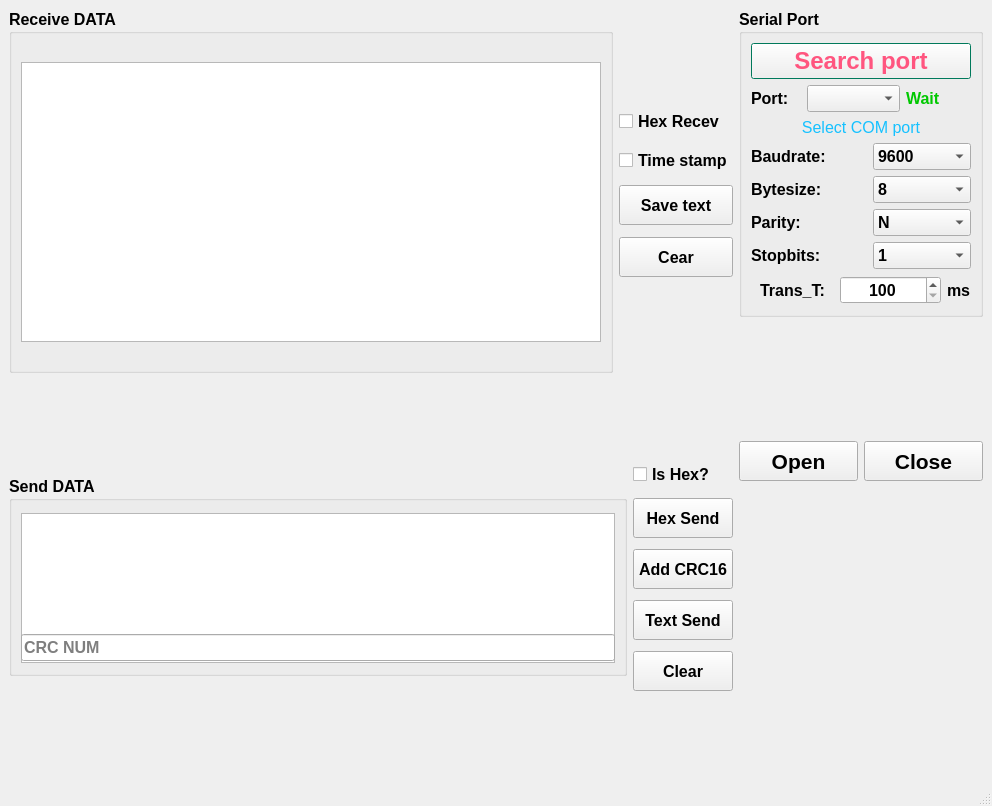
<?xml version="1.0" encoding="UTF-8"?>
<ui version="4.0">
 <class>MainWindow</class>
 <widget class="QMainWindow" name="MainWindow">
  <property name="geometry">
   <rect>
    <x>0</x>
    <y>0</y>
    <width>992</width>
    <height>806</height>
   </rect>
  </property>
  <property name="windowTitle">
   <string>MainWindow</string>
  </property>
  <property name="windowIcon">
   <iconset resource="qpprcc.qrc">
    <normaloff>:/icons/icons/port_ico.ico</normaloff>:/icons/icons/port_ico.ico</iconset>
  </property>
  <property name="iconSize">
   <size>
    <width>128</width>
    <height>128</height>
   </size>
  </property>
  <widget class="QWidget" name="centralwidget">
   <layout class="QGridLayout" name="gridLayout_7">
    <item row="0" column="0">
     <layout class="QGridLayout" name="gridLayout_6">
      <item row="0" column="0" rowspan="2">
       <layout class="QGridLayout" name="gridLayout_4">
        <item row="0" column="0">
         <widget class="QGroupBox" name="groupBox_2">
          <property name="sizePolicy">
           <sizepolicy hsizetype="Expanding" vsizetype="Expanding">
            <horstretch>0</horstretch>
            <verstretch>0</verstretch>
           </sizepolicy>
          </property>
          <property name="minimumSize">
           <size>
            <width>0</width>
            <height>0</height>
           </size>
          </property>
          <property name="maximumSize">
           <size>
            <width>16777215</width>
            <height>16000</height>
           </size>
          </property>
          <property name="font">
           <font>
            <family>Arial</family>
            <pointsize>12</pointsize>
            <weight>75</weight>
            <bold>true</bold>
           </font>
          </property>
          <property name="title">
           <string>Receive DATA</string>
          </property>
          <layout class="QGridLayout" name="gridLayout_3">
           <property name="leftMargin">
            <number>9</number>
           </property>
           <property name="topMargin">
            <number>12</number>
           </property>
           <property name="bottomMargin">
            <number>12</number>
           </property>
           <item row="0" column="1">
            <widget class="QTextEdit" name="recv_data">
             <property name="minimumSize">
              <size>
               <width>450</width>
               <height>250</height>
              </size>
             </property>
             <property name="maximumSize">
              <size>
               <width>16777215</width>
               <height>280</height>
              </size>
             </property>
             <property name="palette">
              <palette>
               <active>
                <colorrole role="Text">
                 <brush brushstyle="SolidPattern">
                  <color alpha="255">
                   <red>255</red>
                   <green>85</green>
                   <blue>176</blue>
                  </color>
                 </brush>
                </colorrole>
                <colorrole role="PlaceholderText">
                 <brush brushstyle="SolidPattern">
                  <color alpha="128">
                   <red>255</red>
                   <green>85</green>
                   <blue>176</blue>
                  </color>
                 </brush>
                </colorrole>
               </active>
               <inactive>
                <colorrole role="Text">
                 <brush brushstyle="SolidPattern">
                  <color alpha="255">
                   <red>255</red>
                   <green>85</green>
                   <blue>176</blue>
                  </color>
                 </brush>
                </colorrole>
                <colorrole role="PlaceholderText">
                 <brush brushstyle="SolidPattern">
                  <color alpha="128">
                   <red>255</red>
                   <green>85</green>
                   <blue>176</blue>
                  </color>
                 </brush>
                </colorrole>
               </inactive>
               <disabled>
                <colorrole role="Text">
                 <brush brushstyle="SolidPattern">
                  <color alpha="255">
                   <red>120</red>
                   <green>120</green>
                   <blue>120</blue>
                  </color>
                 </brush>
                </colorrole>
                <colorrole role="PlaceholderText">
                 <brush brushstyle="SolidPattern">
                  <color alpha="128">
                   <red>0</red>
                   <green>0</green>
                   <blue>0</blue>
                  </color>
                 </brush>
                </colorrole>
               </disabled>
              </palette>
             </property>
             <property name="font">
              <font>
               <family>Arial</family>
               <pointsize>16</pointsize>
               <weight>50</weight>
               <bold>false</bold>
              </font>
             </property>
            </widget>
           </item>
          </layout>
         </widget>
        </item>
        <item row="0" column="1">
         <layout class="QVBoxLayout" name="verticalLayout_3">
          <item>
           <spacer name="verticalSpacer">
            <property name="orientation">
             <enum>Qt::Vertical</enum>
            </property>
            <property name="sizeHint" stdset="0">
             <size>
              <width>20</width>
              <height>58</height>
             </size>
            </property>
           </spacer>
          </item>
          <item>
           <layout class="QVBoxLayout" name="verticalLayout_2">
            <property name="spacing">
             <number>12</number>
            </property>
            <item>
             <widget class="QCheckBox" name="Hex_check">
              <property name="sizePolicy">
               <sizepolicy hsizetype="Minimum" vsizetype="Fixed">
                <horstretch>0</horstretch>
                <verstretch>0</verstretch>
               </sizepolicy>
              </property>
              <property name="minimumSize">
               <size>
                <width>100</width>
                <height>30</height>
               </size>
              </property>
              <property name="font">
               <font>
                <family>Arial</family>
                <pointsize>12</pointsize>
                <weight>75</weight>
                <bold>true</bold>
               </font>
              </property>
              <property name="text">
               <string>Hex Recev</string>
              </property>
             </widget>
            </item>
            <item>
             <widget class="QCheckBox" name="time_stamp">
              <property name="font">
               <font>
                <family>Arial</family>
                <pointsize>12</pointsize>
                <weight>75</weight>
                <bold>true</bold>
               </font>
              </property>
              <property name="text">
               <string>Time stamp</string>
              </property>
             </widget>
            </item>
            <item>
             <widget class="QPushButton" name="save_text">
              <property name="sizePolicy">
               <sizepolicy hsizetype="Minimum" vsizetype="Fixed">
                <horstretch>0</horstretch>
                <verstretch>0</verstretch>
               </sizepolicy>
              </property>
              <property name="minimumSize">
               <size>
                <width>100</width>
                <height>40</height>
               </size>
              </property>
              <property name="font">
               <font>
                <family>Arial</family>
                <pointsize>12</pointsize>
                <weight>75</weight>
                <bold>true</bold>
               </font>
              </property>
              <property name="text">
               <string>Save text</string>
              </property>
             </widget>
            </item>
            <item>
             <widget class="QPushButton" name="clear_recv">
              <property name="sizePolicy">
               <sizepolicy hsizetype="Minimum" vsizetype="Fixed">
                <horstretch>0</horstretch>
                <verstretch>0</verstretch>
               </sizepolicy>
              </property>
              <property name="minimumSize">
               <size>
                <width>100</width>
                <height>40</height>
               </size>
              </property>
              <property name="font">
               <font>
                <family>Arial</family>
                <pointsize>12</pointsize>
                <weight>75</weight>
                <bold>true</bold>
               </font>
              </property>
              <property name="text">
               <string>Cear</string>
              </property>
             </widget>
            </item>
           </layout>
          </item>
          <item>
           <spacer name="verticalSpacer_2">
            <property name="orientation">
             <enum>Qt::Vertical</enum>
            </property>
            <property name="sizeHint" stdset="0">
             <size>
              <width>20</width>
              <height>40</height>
             </size>
            </property>
           </spacer>
          </item>
         </layout>
        </item>
       </layout>
      </item>
      <item row="0" column="1">
       <widget class="QGroupBox" name="groupBox">
        <property name="sizePolicy">
         <sizepolicy hsizetype="Minimum" vsizetype="Preferred">
          <horstretch>0</horstretch>
          <verstretch>0</verstretch>
         </sizepolicy>
        </property>
        <property name="minimumSize">
         <size>
          <width>200</width>
          <height>300</height>
         </size>
        </property>
        <property name="font">
         <font>
          <family>Arial</family>
          <pointsize>12</pointsize>
          <weight>75</weight>
          <bold>true</bold>
         </font>
        </property>
        <property name="title">
         <string>Serial Port</string>
        </property>
        <layout class="QGridLayout" name="gridLayout_5">
         <item row="0" column="0" colspan="6">
          <widget class="QPushButton" name="search_port">
           <property name="sizePolicy">
            <sizepolicy hsizetype="Preferred" vsizetype="Fixed">
             <horstretch>0</horstretch>
             <verstretch>0</verstretch>
            </sizepolicy>
           </property>
           <property name="minimumSize">
            <size>
             <width>200</width>
             <height>0</height>
            </size>
           </property>
           <property name="palette">
            <palette>
             <active>
              <colorrole role="ButtonText">
               <brush brushstyle="SolidPattern">
                <color alpha="255">
                 <red>255</red>
                 <green>85</green>
                 <blue>127</blue>
                </color>
               </brush>
              </colorrole>
              <colorrole role="Base">
               <brush brushstyle="SolidPattern">
                <color alpha="255">
                 <red>0</red>
                 <green>170</green>
                 <blue>255</blue>
                </color>
               </brush>
              </colorrole>
              <colorrole role="Window">
               <brush brushstyle="SolidPattern">
                <color alpha="255">
                 <red>0</red>
                 <green>170</green>
                 <blue>127</blue>
                </color>
               </brush>
              </colorrole>
              <colorrole role="PlaceholderText">
               <brush brushstyle="SolidPattern">
                <color alpha="128">
                 <red>255</red>
                 <green>85</green>
                 <blue>127</blue>
                </color>
               </brush>
              </colorrole>
             </active>
             <inactive>
              <colorrole role="ButtonText">
               <brush brushstyle="SolidPattern">
                <color alpha="255">
                 <red>255</red>
                 <green>85</green>
                 <blue>127</blue>
                </color>
               </brush>
              </colorrole>
              <colorrole role="Base">
               <brush brushstyle="SolidPattern">
                <color alpha="255">
                 <red>0</red>
                 <green>170</green>
                 <blue>255</blue>
                </color>
               </brush>
              </colorrole>
              <colorrole role="Window">
               <brush brushstyle="SolidPattern">
                <color alpha="255">
                 <red>0</red>
                 <green>170</green>
                 <blue>127</blue>
                </color>
               </brush>
              </colorrole>
              <colorrole role="PlaceholderText">
               <brush brushstyle="SolidPattern">
                <color alpha="128">
                 <red>255</red>
                 <green>85</green>
                 <blue>127</blue>
                </color>
               </brush>
              </colorrole>
             </inactive>
             <disabled>
              <colorrole role="ButtonText">
               <brush brushstyle="SolidPattern">
                <color alpha="255">
                 <red>170</red>
                 <green>255</green>
                 <blue>255</blue>
                </color>
               </brush>
              </colorrole>
              <colorrole role="Base">
               <brush brushstyle="SolidPattern">
                <color alpha="255">
                 <red>240</red>
                 <green>240</green>
                 <blue>240</blue>
                </color>
               </brush>
              </colorrole>
              <colorrole role="Window">
               <brush brushstyle="SolidPattern">
                <color alpha="255">
                 <red>0</red>
                 <green>170</green>
                 <blue>127</blue>
                </color>
               </brush>
              </colorrole>
              <colorrole role="PlaceholderText">
               <brush brushstyle="SolidPattern">
                <color alpha="128">
                 <red>0</red>
                 <green>0</green>
                 <blue>0</blue>
                </color>
               </brush>
              </colorrole>
             </disabled>
            </palette>
           </property>
           <property name="font">
            <font>
             <family>Arial</family>
             <pointsize>18</pointsize>
             <weight>75</weight>
             <bold>true</bold>
            </font>
           </property>
           <property name="text">
            <string>Search port</string>
           </property>
          </widget>
         </item>
         <item row="2" column="0" colspan="6">
          <widget class="QLabel" name="COM_info">
           <property name="sizePolicy">
            <sizepolicy hsizetype="Expanding" vsizetype="Preferred">
             <horstretch>0</horstretch>
             <verstretch>0</verstretch>
            </sizepolicy>
           </property>
           <property name="palette">
            <palette>
             <active>
              <colorrole role="WindowText">
               <brush brushstyle="SolidPattern">
                <color alpha="255">
                 <red>21</red>
                 <green>193</green>
                 <blue>255</blue>
                </color>
               </brush>
              </colorrole>
              <colorrole role="ButtonText">
               <brush brushstyle="SolidPattern">
                <color alpha="255">
                 <red>170</red>
                 <green>255</green>
                 <blue>255</blue>
                </color>
               </brush>
              </colorrole>
              <colorrole role="PlaceholderText">
               <brush brushstyle="SolidPattern">
                <color alpha="128">
                 <red>0</red>
                 <green>0</green>
                 <blue>0</blue>
                </color>
               </brush>
              </colorrole>
             </active>
             <inactive>
              <colorrole role="WindowText">
               <brush brushstyle="SolidPattern">
                <color alpha="255">
                 <red>21</red>
                 <green>193</green>
                 <blue>255</blue>
                </color>
               </brush>
              </colorrole>
              <colorrole role="ButtonText">
               <brush brushstyle="SolidPattern">
                <color alpha="255">
                 <red>170</red>
                 <green>255</green>
                 <blue>255</blue>
                </color>
               </brush>
              </colorrole>
              <colorrole role="PlaceholderText">
               <brush brushstyle="SolidPattern">
                <color alpha="128">
                 <red>0</red>
                 <green>0</green>
                 <blue>0</blue>
                </color>
               </brush>
              </colorrole>
             </inactive>
             <disabled>
              <colorrole role="WindowText">
               <brush brushstyle="SolidPattern">
                <color alpha="255">
                 <red>120</red>
                 <green>120</green>
                 <blue>120</blue>
                </color>
               </brush>
              </colorrole>
              <colorrole role="ButtonText">
               <brush brushstyle="SolidPattern">
                <color alpha="255">
                 <red>120</red>
                 <green>120</green>
                 <blue>120</blue>
                </color>
               </brush>
              </colorrole>
              <colorrole role="PlaceholderText">
               <brush brushstyle="SolidPattern">
                <color alpha="128">
                 <red>0</red>
                 <green>0</green>
                 <blue>0</blue>
                </color>
               </brush>
              </colorrole>
             </disabled>
            </palette>
           </property>
           <property name="font">
            <font>
             <family>Arial</family>
             <pointsize>12</pointsize>
             <weight>50</weight>
             <bold>false</bold>
            </font>
           </property>
           <property name="text">
            <string>Select COM port</string>
           </property>
           <property name="alignment">
            <set>Qt::AlignCenter</set>
           </property>
          </widget>
         </item>
         <item row="1" column="1" colspan="3">
          <widget class="QComboBox" name="COM_port">
           <property name="sizePolicy">
            <sizepolicy hsizetype="Fixed" vsizetype="Fixed">
             <horstretch>0</horstretch>
             <verstretch>0</verstretch>
            </sizepolicy>
           </property>
           <property name="minimumSize">
            <size>
             <width>80</width>
             <height>0</height>
            </size>
           </property>
          </widget>
         </item>
         <item row="4" column="0" colspan="2">
          <widget class="QLabel" name="label_3">
           <property name="text">
            <string>Bytesize:</string>
           </property>
          </widget>
         </item>
         <item row="3" column="0" colspan="2">
          <widget class="QLabel" name="label_2">
           <property name="text">
            <string>Baudrate:</string>
           </property>
           <property name="alignment">
            <set>Qt::AlignLeading|Qt::AlignLeft|Qt::AlignVCenter</set>
           </property>
          </widget>
         </item>
         <item row="6" column="0" colspan="2">
          <widget class="QLabel" name="label_6">
           <property name="text">
            <string>Stopbits:</string>
           </property>
          </widget>
         </item>
         <item row="6" column="3" colspan="3">
          <widget class="QComboBox" name="stopbits">
           <item>
            <property name="text">
             <string>1</string>
            </property>
           </item>
           <item>
            <property name="text">
             <string>1.5</string>
            </property>
           </item>
           <item>
            <property name="text">
             <string>2</string>
            </property>
           </item>
          </widget>
         </item>
         <item row="1" column="0">
          <widget class="QLabel" name="label">
           <property name="sizePolicy">
            <sizepolicy hsizetype="Minimum" vsizetype="Fixed">
             <horstretch>0</horstretch>
             <verstretch>0</verstretch>
            </sizepolicy>
           </property>
           <property name="minimumSize">
            <size>
             <width>50</width>
             <height>0</height>
            </size>
           </property>
           <property name="text">
            <string>Port:</string>
           </property>
           <property name="alignment">
            <set>Qt::AlignLeading|Qt::AlignLeft|Qt::AlignVCenter</set>
           </property>
          </widget>
         </item>
         <item row="4" column="3" colspan="3">
          <widget class="QComboBox" name="bytesize">
           <item>
            <property name="text">
             <string>8</string>
            </property>
           </item>
           <item>
            <property name="text">
             <string>5</string>
            </property>
           </item>
           <item>
            <property name="text">
             <string>6</string>
            </property>
           </item>
           <item>
            <property name="text">
             <string>7</string>
            </property>
           </item>
          </widget>
         </item>
         <item row="5" column="3" colspan="3">
          <widget class="QComboBox" name="parity">
           <item>
            <property name="text">
             <string>N</string>
            </property>
           </item>
           <item>
            <property name="text">
             <string>E</string>
            </property>
           </item>
           <item>
            <property name="text">
             <string>O</string>
            </property>
           </item>
           <item>
            <property name="text">
             <string>M</string>
            </property>
           </item>
           <item>
            <property name="text">
             <string>S</string>
            </property>
           </item>
          </widget>
         </item>
         <item row="5" column="0">
          <widget class="QLabel" name="label_4">
           <property name="minimumSize">
            <size>
             <width>50</width>
             <height>0</height>
            </size>
           </property>
           <property name="text">
            <string>Parity:</string>
           </property>
          </widget>
         </item>
         <item row="7" column="0" colspan="2">
          <widget class="QLabel" name="label_7">
           <property name="sizePolicy">
            <sizepolicy hsizetype="Minimum" vsizetype="Minimum">
             <horstretch>0</horstretch>
             <verstretch>0</verstretch>
            </sizepolicy>
           </property>
           <property name="minimumSize">
            <size>
             <width>30</width>
             <height>30</height>
            </size>
           </property>
           <property name="text">
            <string>Trans_T:</string>
           </property>
           <property name="alignment">
            <set>Qt::AlignCenter</set>
           </property>
          </widget>
         </item>
         <item row="3" column="3" colspan="3">
          <widget class="QComboBox" name="baudrate">
           <item>
            <property name="text">
             <string>9600</string>
            </property>
           </item>
           <item>
            <property name="text">
             <string>2400</string>
            </property>
           </item>
           <item>
            <property name="text">
             <string>4800</string>
            </property>
           </item>
           <item>
            <property name="text">
             <string>14400</string>
            </property>
           </item>
           <item>
            <property name="text">
             <string>19200</string>
            </property>
           </item>
           <item>
            <property name="text">
             <string>38400</string>
            </property>
           </item>
           <item>
            <property name="text">
             <string>57600</string>
            </property>
           </item>
           <item>
            <property name="text">
             <string>76800</string>
            </property>
           </item>
           <item>
            <property name="text">
             <string>12800</string>
            </property>
           </item>
           <item>
            <property name="text">
             <string>115200</string>
            </property>
           </item>
          </widget>
         </item>
         <item row="1" column="4">
          <widget class="QLabel" name="COM_status">
           <property name="palette">
            <palette>
             <active>
              <colorrole role="WindowText">
               <brush brushstyle="SolidPattern">
                <color alpha="255">
                 <red>0</red>
                 <green>200</green>
                 <blue>0</blue>
                </color>
               </brush>
              </colorrole>
              <colorrole role="Text">
               <brush brushstyle="SolidPattern">
                <color alpha="255">
                 <red>85</red>
                 <green>255</green>
                 <blue>0</blue>
                </color>
               </brush>
              </colorrole>
              <colorrole role="PlaceholderText">
               <brush brushstyle="SolidPattern">
                <color alpha="128">
                 <red>85</red>
                 <green>255</green>
                 <blue>0</blue>
                </color>
               </brush>
              </colorrole>
             </active>
             <inactive>
              <colorrole role="WindowText">
               <brush brushstyle="SolidPattern">
                <color alpha="255">
                 <red>0</red>
                 <green>200</green>
                 <blue>0</blue>
                </color>
               </brush>
              </colorrole>
              <colorrole role="Text">
               <brush brushstyle="SolidPattern">
                <color alpha="255">
                 <red>85</red>
                 <green>255</green>
                 <blue>0</blue>
                </color>
               </brush>
              </colorrole>
              <colorrole role="PlaceholderText">
               <brush brushstyle="SolidPattern">
                <color alpha="128">
                 <red>85</red>
                 <green>255</green>
                 <blue>0</blue>
                </color>
               </brush>
              </colorrole>
             </inactive>
             <disabled>
              <colorrole role="WindowText">
               <brush brushstyle="SolidPattern">
                <color alpha="255">
                 <red>120</red>
                 <green>120</green>
                 <blue>120</blue>
                </color>
               </brush>
              </colorrole>
              <colorrole role="Text">
               <brush brushstyle="SolidPattern">
                <color alpha="255">
                 <red>120</red>
                 <green>120</green>
                 <blue>120</blue>
                </color>
               </brush>
              </colorrole>
              <colorrole role="PlaceholderText">
               <brush brushstyle="SolidPattern">
                <color alpha="128">
                 <red>0</red>
                 <green>0</green>
                 <blue>0</blue>
                </color>
               </brush>
              </colorrole>
             </disabled>
            </palette>
           </property>
           <property name="text">
            <string>Wait</string>
           </property>
          </widget>
         </item>
         <item row="7" column="5">
          <widget class="QLabel" name="label_8">
           <property name="text">
            <string>ms</string>
           </property>
          </widget>
         </item>
         <item row="7" column="2" colspan="3">
          <widget class="QSpinBox" name="transmit_time">
           <property name="alignment">
            <set>Qt::AlignCenter</set>
           </property>
           <property name="minimum">
            <number>100</number>
           </property>
           <property name="maximum">
            <number>10000</number>
           </property>
           <property name="singleStep">
            <number>100</number>
           </property>
          </widget>
         </item>
        </layout>
       </widget>
      </item>
      <item row="1" column="1" rowspan="2">
       <spacer name="verticalSpacer_3">
        <property name="orientation">
         <enum>Qt::Vertical</enum>
        </property>
        <property name="sizeHint" stdset="0">
         <size>
          <width>20</width>
          <height>118</height>
         </size>
        </property>
       </spacer>
      </item>
      <item row="2" column="0" rowspan="3">
       <layout class="QGridLayout" name="gridLayout_2">
        <item row="0" column="0">
         <widget class="QGroupBox" name="groupBox1">
          <property name="minimumSize">
           <size>
            <width>450</width>
            <height>0</height>
           </size>
          </property>
          <property name="maximumSize">
           <size>
            <width>16777215</width>
            <height>200</height>
           </size>
          </property>
          <property name="font">
           <font>
            <family>Arial</family>
            <pointsize>12</pointsize>
            <weight>75</weight>
            <bold>true</bold>
           </font>
          </property>
          <property name="title">
           <string>Send DATA</string>
          </property>
          <layout class="QGridLayout" name="gridLayout">
           <property name="leftMargin">
            <number>9</number>
           </property>
           <property name="topMargin">
            <number>12</number>
           </property>
           <property name="rightMargin">
            <number>9</number>
           </property>
           <property name="bottomMargin">
            <number>12</number>
           </property>
           <item row="0" column="0">
            <widget class="QTextEdit" name="send_data">
             <property name="minimumSize">
              <size>
               <width>400</width>
               <height>150</height>
              </size>
             </property>
             <property name="maximumSize">
              <size>
               <width>16777215</width>
               <height>180</height>
              </size>
             </property>
             <property name="palette">
              <palette>
               <active>
                <colorrole role="Text">
                 <brush brushstyle="SolidPattern">
                  <color alpha="255">
                   <red>0</red>
                   <green>170</green>
                   <blue>127</blue>
                  </color>
                 </brush>
                </colorrole>
                <colorrole role="PlaceholderText">
                 <brush brushstyle="SolidPattern">
                  <color alpha="128">
                   <red>0</red>
                   <green>170</green>
                   <blue>127</blue>
                  </color>
                 </brush>
                </colorrole>
               </active>
               <inactive>
                <colorrole role="Text">
                 <brush brushstyle="SolidPattern">
                  <color alpha="255">
                   <red>0</red>
                   <green>170</green>
                   <blue>127</blue>
                  </color>
                 </brush>
                </colorrole>
                <colorrole role="PlaceholderText">
                 <brush brushstyle="SolidPattern">
                  <color alpha="128">
                   <red>0</red>
                   <green>170</green>
                   <blue>127</blue>
                  </color>
                 </brush>
                </colorrole>
               </inactive>
               <disabled>
                <colorrole role="Text">
                 <brush brushstyle="SolidPattern">
                  <color alpha="255">
                   <red>120</red>
                   <green>120</green>
                   <blue>120</blue>
                  </color>
                 </brush>
                </colorrole>
                <colorrole role="PlaceholderText">
                 <brush brushstyle="SolidPattern">
                  <color alpha="128">
                   <red>0</red>
                   <green>0</green>
                   <blue>0</blue>
                  </color>
                 </brush>
                </colorrole>
               </disabled>
              </palette>
             </property>
             <property name="font">
              <font>
               <family>Arial</family>
               <pointsize>16</pointsize>
               <weight>50</weight>
               <bold>false</bold>
              </font>
             </property>
             <property name="html">
              <string>&lt;!DOCTYPE HTML PUBLIC &quot;-//W3C//DTD HTML 4.0//EN&quot; &quot;http://www.w3.org/TR/REC-html40/strict.dtd&quot;&gt;
&lt;html&gt;&lt;head&gt;&lt;meta name=&quot;qrichtext&quot; content=&quot;1&quot; /&gt;&lt;style type=&quot;text/css&quot;&gt;
p, li { white-space: pre-wrap; }
&lt;/style&gt;&lt;/head&gt;&lt;body style=&quot; font-family:'Arial','Arial'; font-size:16pt; font-weight:400; font-style:normal;&quot;&gt;
&lt;p style=&quot;-qt-paragraph-type:empty; margin-top:0px; margin-bottom:0px; margin-left:0px; margin-right:0px; -qt-block-indent:0; text-indent:0px; font-family:'Arial'; font-size:12pt; font-weight:600;&quot;&gt;&lt;br /&gt;&lt;/p&gt;&lt;/body&gt;&lt;/html&gt;</string>
             </property>
            </widget>
           </item>
           <item row="1" column="0">
            <widget class="QLineEdit" name="Crc_code">
             <property name="toolTip">
              <string>add CRC if needed</string>
             </property>
             <property name="inputMask">
              <string/>
             </property>
             <property name="placeholderText">
              <string>CRC NUM</string>
             </property>
            </widget>
           </item>
          </layout>
         </widget>
        </item>
        <item row="0" column="1">
         <layout class="QVBoxLayout" name="verticalLayout">
          <property name="spacing">
           <number>11</number>
          </property>
          <item>
           <widget class="QCheckBox" name="is_hex">
            <property name="font">
             <font>
              <family>Arial</family>
              <pointsize>12</pointsize>
              <weight>75</weight>
              <bold>true</bold>
             </font>
            </property>
            <property name="text">
             <string>Is Hex?</string>
            </property>
           </widget>
          </item>
          <item>
           <widget class="QPushButton" name="hex_send">
            <property name="sizePolicy">
             <sizepolicy hsizetype="Minimum" vsizetype="Fixed">
              <horstretch>0</horstretch>
              <verstretch>0</verstretch>
             </sizepolicy>
            </property>
            <property name="minimumSize">
             <size>
              <width>100</width>
              <height>40</height>
             </size>
            </property>
            <property name="font">
             <font>
              <family>Arial</family>
              <pointsize>12</pointsize>
              <weight>75</weight>
              <bold>true</bold>
             </font>
            </property>
            <property name="text">
             <string>Hex Send</string>
            </property>
           </widget>
          </item>
          <item>
           <widget class="QPushButton" name="Add_crc16">
            <property name="sizePolicy">
             <sizepolicy hsizetype="Minimum" vsizetype="Fixed">
              <horstretch>0</horstretch>
              <verstretch>0</verstretch>
             </sizepolicy>
            </property>
            <property name="minimumSize">
             <size>
              <width>100</width>
              <height>40</height>
             </size>
            </property>
            <property name="font">
             <font>
              <family>Arial</family>
              <pointsize>12</pointsize>
              <weight>75</weight>
              <bold>true</bold>
             </font>
            </property>
            <property name="text">
             <string>Add CRC16</string>
            </property>
           </widget>
          </item>
          <item>
           <widget class="QPushButton" name="text_send">
            <property name="sizePolicy">
             <sizepolicy hsizetype="Minimum" vsizetype="Fixed">
              <horstretch>0</horstretch>
              <verstretch>0</verstretch>
             </sizepolicy>
            </property>
            <property name="minimumSize">
             <size>
              <width>100</width>
              <height>40</height>
             </size>
            </property>
            <property name="font">
             <font>
              <family>Arial</family>
              <pointsize>12</pointsize>
              <weight>75</weight>
              <bold>true</bold>
             </font>
            </property>
            <property name="text">
             <string>Text Send</string>
            </property>
           </widget>
          </item>
          <item>
           <widget class="QPushButton" name="clear_send">
            <property name="sizePolicy">
             <sizepolicy hsizetype="Minimum" vsizetype="Fixed">
              <horstretch>0</horstretch>
              <verstretch>0</verstretch>
             </sizepolicy>
            </property>
            <property name="minimumSize">
             <size>
              <width>100</width>
              <height>40</height>
             </size>
            </property>
            <property name="font">
             <font>
              <family>Arial</family>
              <pointsize>12</pointsize>
              <weight>75</weight>
              <bold>true</bold>
             </font>
            </property>
            <property name="text">
             <string>Clear</string>
            </property>
           </widget>
          </item>
         </layout>
        </item>
       </layout>
      </item>
      <item row="3" column="1">
       <layout class="QHBoxLayout" name="horizontalLayout">
        <item>
         <widget class="QPushButton" name="open_port">
          <property name="minimumSize">
           <size>
            <width>100</width>
            <height>40</height>
           </size>
          </property>
          <property name="font">
           <font>
            <family>Arial</family>
            <pointsize>16</pointsize>
            <weight>75</weight>
            <bold>true</bold>
           </font>
          </property>
          <property name="text">
           <string>Open</string>
          </property>
         </widget>
        </item>
        <item>
         <widget class="QPushButton" name="close_port">
          <property name="minimumSize">
           <size>
            <width>100</width>
            <height>40</height>
           </size>
          </property>
          <property name="font">
           <font>
            <family>Arial</family>
            <pointsize>16</pointsize>
            <weight>75</weight>
            <bold>true</bold>
           </font>
          </property>
          <property name="text">
           <string>Close</string>
          </property>
         </widget>
        </item>
       </layout>
      </item>
      <item row="4" column="1">
       <spacer name="verticalSpacer_4">
        <property name="orientation">
         <enum>Qt::Vertical</enum>
        </property>
        <property name="sizeHint" stdset="0">
         <size>
          <width>20</width>
          <height>88</height>
         </size>
        </property>
       </spacer>
      </item>
     </layout>
    </item>
   </layout>
  </widget>
  <widget class="QMenuBar" name="menubar">
   <property name="geometry">
    <rect>
     <x>0</x>
     <y>0</y>
     <width>992</width>
     <height>23</height>
    </rect>
   </property>
  </widget>
  <widget class="QStatusBar" name="statusbar"/>
 </widget>
 <resources>
  <include location="qpprcc.qrc"/>
 </resources>
 <connections/>
</ui>
